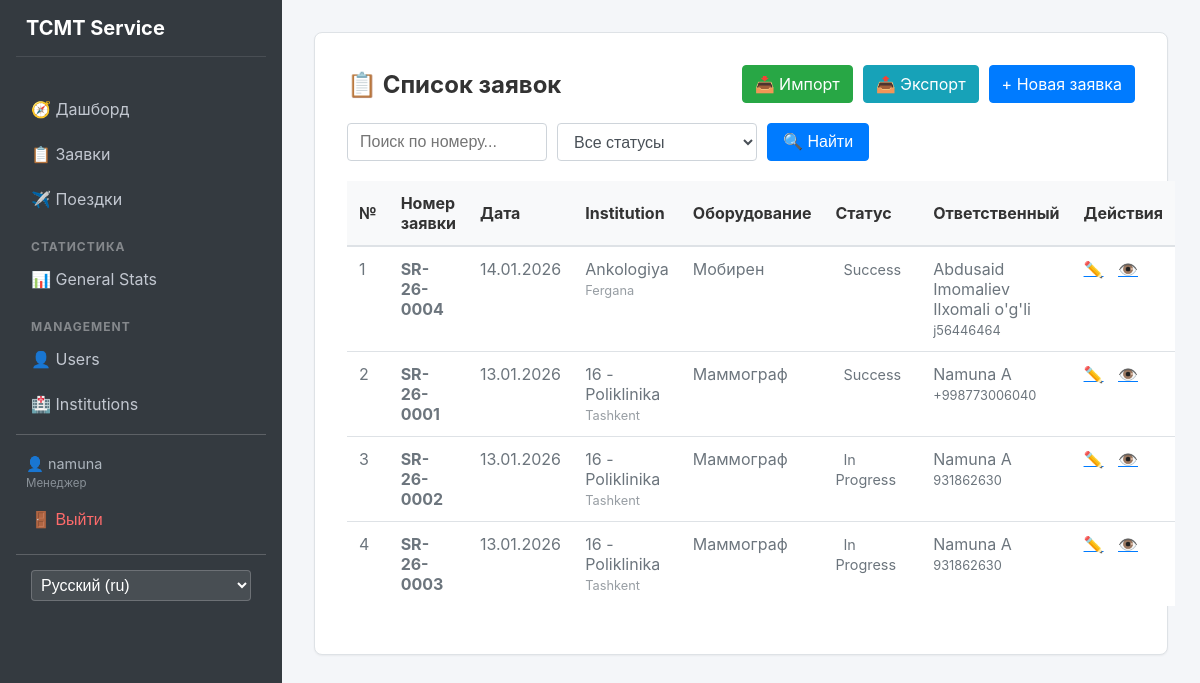
The page /requests/ (signed in) on the database as committed earlier.
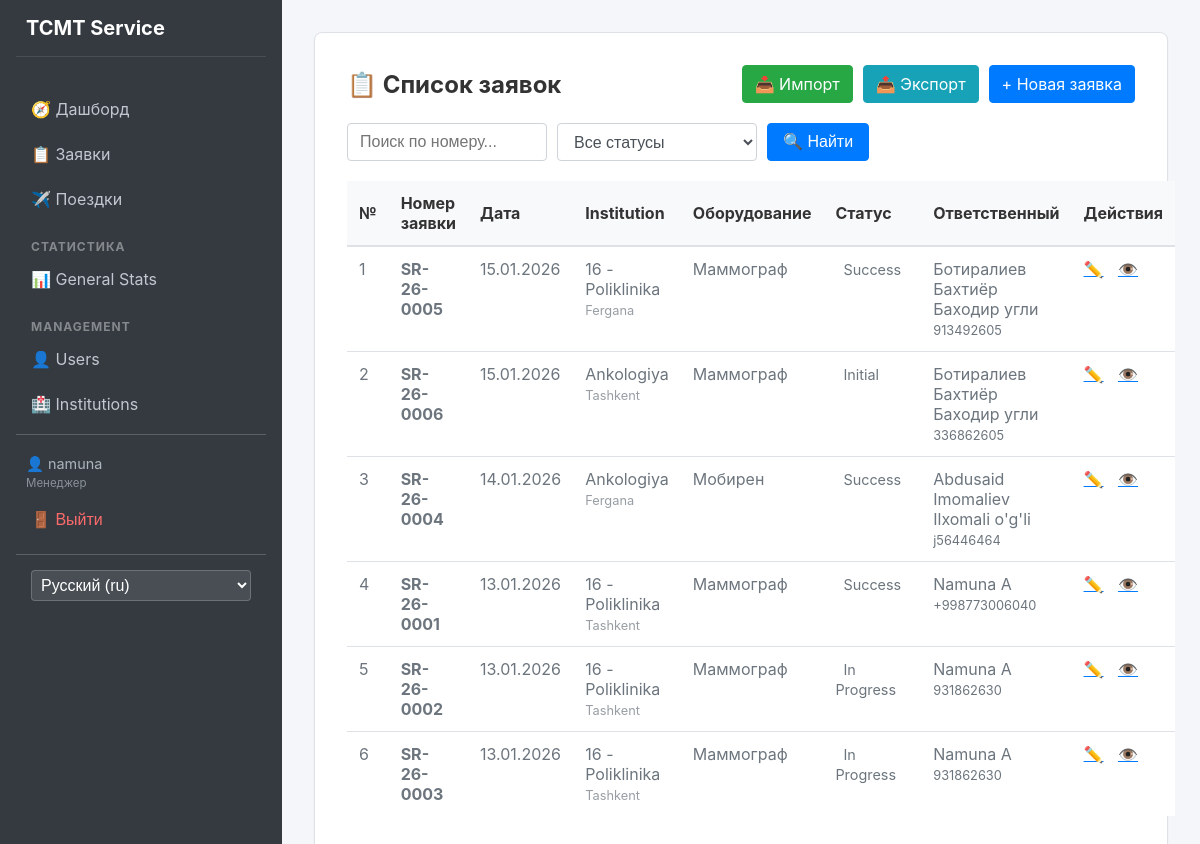
The same page on the database as committed later.
### apps/users/models.py (models this page shows, shortened)
class User(AbstractUser):
    class Role(models.TextChoices):
        ADMIN = 'admin', 'Администратор'
        MANAGER = 'manager', 'Менеджер'
        USER = 'user', 'Пользователь'
    full_name = models.CharField(max_length=255)
    passport = models.CharField(max_length=20)
    role = models.CharField(
        max_length=20,
        choices=Role.choices,
        default=Role.USER
    )

### apps/requests/models.py (models this page shows, shortened)
class Request(models.Model):
    created_at = models.DateField(default=datetime.date.today)
    responsible = models.ForeignKey(
        settings.AUTH_USER_MODEL,
        on_delete=models.SET_NULL,
        null=True,
        related_name='requests'
    )
    region = models.ForeignKey(Region, on_delete=models.PROTECT)
    institution = models.ForeignKey(Institution, on_delete=models.PROTECT)
    description = models.TextField()
    contact_phone = models.CharField(max_length=20)
    request_number = models.CharField(
        max_length=20,
        unique=True,
        editable=False
    )
    equipment_type = models.ForeignKey(EquipmentType, on_delete=models.PROTECT)
    status = models.ForeignKey(Status, on_delete=models.PROTECT)

### apps/core/models.py (models this page shows, shortened)
class Institution(models.Model):
    name = models.CharField(max_length=255)
    region = models.ForeignKey(Region, on_delete=models.CASCADE)

class Region(models.Model):
    name = models.CharField(max_length=100)

class EquipmentType(models.Model):
    name = models.CharField(max_length=255)

class Status(models.Model):
    name = models.CharField(max_length=100)

### apps/requests/views.py (the view)
# urls.py: path('', views.RequestListView.as_view(), name='list'),
class RequestListView(LoginRequiredMixin, ListView):
    model = Request
    template_name = 'requests/list.html'
    context_object_name = 'requests'
    ordering = ['-created_at']
    def get_queryset(self):
        queryset = super().get_queryset()
        if self.request.user.role == User.Role.USER:
            queryset = queryset.filter(responsible=self.request.user).exclude(status__name__in=CLOSED_STATUSES)
        q = self.request.GET.get('q')
        status_id = self.request.GET.get('status')
        if q:
            queryset = queryset.filter(
                Q(request_number__icontains=q) |
                Q(description__icontains=q) |
                Q(responsible__full_name__icontains=q)
            )
        if status_id and status_id.isdigit():
            queryset = queryset.filter(status_id=int(status_id))
        return queryset
    def get_context_data(self, **kwargs):
        context = super().get_context_data(**kwargs)
        status = self.request.GET.get('status')
        context['selected_status'] = int(status) if status and status.isdigit() else None
        context['statuses'] = Status.objects.all()
        context['closed_statuses'] = CLOSED_STATUSES
        return context

### templates/requests/list.html (shortened to what this page needs)
{% extends 'base.html' %}
{% load i18n %}
{% block content %}
<div class="glass-container">
    <div style="display: flex; justify-content: space-between; align-items: center; margin-bottom: 20px;">
        <h2 style="color: white; margin: 0;">📋 {% trans "Requests List" %}</h2>
        {% if user.role != 'user' %}
        <div style="display: flex; gap: 10px;">
            <a href="{% url 'requests:import' %}" class="btn-primary"
                style="text-decoration: none; background-color: #28a745; border-color: #28a745;">
                📥 {% trans "Import" %}
            </a>
            <a href="{% url 'requests:export' %}" class="btn-primary"
                style="text-decoration: none; background-color: #17a2b8; border-color: #17a2b8;">
                📤 {% trans "Export" %}
            </a>
            <a href="{% url 'requests:create' %}" class="btn-primary" style="text-decoration: none;">
                + {% trans "New Request" %}
            </a>
        </div>
        {% endif %}
    </div>
    <form method="get" style="margin-bottom: 20px; display: flex; gap: 10px;">
        <input type="text" name="q" placeholder="{% trans 'Search by number...' %}"
            value="{{ request.GET.q|default:'' }}" style="width: 200px; margin: 0;">
        <select name="status" style="width: 200px; margin: 0;" onchange="this.form.submit()">
            <option value="">{% trans "All Statuses" %}</option>
        </select>
        <button type="submit" class="btn-primary" style="padding: 5px 15px;">🔍 {% trans "Search" %}</button>
    </form>
    <table>
        <thead>
            <tr>
                <th>№</th>
                <th>{% trans "Request Number" %}</th>
                <th>{% trans "Date" %}</th>
                <th>{% trans "Institution" %}</th>
                <th>{% trans "Equipment" %}</th>
                <th>{% trans "Status" %}</th>
                <th>{% trans "Responsible" %}</th>
                <th>{% trans "Actions" %}</th>
            </tr>
        </thead>
        <tbody>
            {% for req in requests %}
            <tr>
                <td>{{ forloop.counter }}</td>
                <td><strong>{{ req.request_number }}</strong></td>
                <td>{{ req.created_at|date:"d.m.Y" }}</td>
                <td>
                    {{ req.institution.name }}<br>
                    <span style="font-size: 0.8em; opacity: 0.7;">
                        {{ req.region.name }}
                    </span>
                </td>
                <td>{{ req.equipment_type.name }}</td>
                <td>
                    <span style="padding: 4px 8px; border-radius: 4px;
                                 background: rgba(255,255,255,0.3); font-size: 0.9em;">
                        {{ req.status.name }}
                    </span>
                </td>
                <td>
                    {{ req.responsible.full_name }}<br>
                    <span style="font-size: 0.8em;">
                        {{ req.contact_phone }}
                    </span>
                </td>
                <td>
                    {% if user.role == 'user' and req.status.name in closed_statuses %}
                    <span style="opacity: 0.3; margin-right: 10px;">🔒</span>
                    {% else %}
                    <a href="{% url 'requests:update' req.pk %}" style="color: white; margin-right: 10px;">✏️</a>
                    {% endif %}
                    <a href="{% url 'requests:detail' req.pk %}" style="color: white;">👁️</a>
                </td>
            </tr>
            {% empty %}
            <tr>
                <td colspan="8" style="text-align: center; padding: 20px;">
                    {% trans "No requests yet" %}
                </td>
            </tr>
            {% endfor %}
        </tbody>
    </table>
</div>
{% endblock %}

### templates/base.html (shortened to what this page needs)
<!DOCTYPE html>
<html lang="ru">
<head>
    {% load static %}
    {% load i18n %}
    <link rel="stylesheet" href="{% static 'css/style.css' %}">
</head>
<body>
    <div class="app-container">
        {% if user.is_authenticated %}
        <aside class="sidebar">
            <h2 style="color: white !important; border-bottom: 1px solid rgba(255,255,255,0.1);">TCMT Service</h2>
            <nav>
                <a href="{% url 'index' %}">🧭 {% trans "Dashboard" %}</a>
                <a href="{% url 'requests:list' %}">📋 {% trans "Requests" %}</a>
                <a href="{% url 'trips:list' %}">✈️ {% trans "Trips" %}</a>
                <div class="menu-divider">{% trans "Statistics" %}</div>
                <a href="{% url 'stats' %}">📊 {% trans "General Stats" %}</a>
                {% if user.role == 'admin' or user.role == 'manager' %}
                <div class="menu-divider">{% trans "Management" %}</div>
                <a href="{% url 'users:list' %}">👤 {% trans "Users" %}</a>
                <a href="{% url 'core:institution_list' %}">🏥 {% trans "Institutions" %}</a>
                {% endif %}
                <hr style="border-color: rgba(255,255,255,0.2); margin: 10px 0;">
                <div style="padding: 10px; font-size: 0.9em; color: #adb5bd;">
                    👤 {{ user.username }} <br>
                    <span style="font-size: 0.8em; opacity: 0.7;">{{ user.get_role_display }}</span>
                </div>
                <form action="{% url 'users:logout' %}" method="post" style="padding: 0; margin: 0;">
                    <button type="submit"
                        style="background: none; border: none; color: #ff6b6b; cursor: pointer; padding: 10px 15px; width: 100%; text-align: left; font-size: 1rem;">🚪
                        {% trans "Logout" %}</button>
                </form>
                <hr style="border-color: rgba(255,255,255,0.2); margin: 15px 0;">
                <form action="{% url 'set_language' %}" method="post" style="padding: 0 15px;">
                    <select name="language" onchange="this.form.submit()"
                        style="width: 100%; padding: 5px; background: rgba(255,255,255,0.1); color: white; border: 1px solid rgba(255,255,255,0.2); border-radius: 4px;">
                        {% get_current_language as LANGUAGE_CODE %}
                        {% get_available_languages as LANGUAGES %}
                        {% get_language_info_list for LANGUAGES as languages %}
                        {% for language in languages %}
                        <option value="{{ language.code }}" {% if language.code == LANGUAGE_CODE %} selected{% endif %}>
                            {{ language.name_local }} ({{ language.code }})
                        </option>
                        {% endfor %}
                    </select>
                </form>
            </nav>
        </aside>
        {% endif %}
        <main class="main-content">
            {% block content %}
            {% endblock %}
        </main>
    </div>
</body>
</html>

### static/css/style.css (style rules this page uses)
:root { --bg-body: #f4f6f9; --bg-card: #ffffff; --bg-sidebar: #343a40; --text-primary: #333333; --text-secondary: #6c757d; --text-white: #ffffff; --border-color: #dee2e6; --primary-color: #007bff; --primary-hover: #0056b3; --shadow-sm: 0 1px 2px rgba(0, 0, 0, 0.05); --shadow-md: 0 4px 6px rgba(0, 0, 0, 0.1); }
body { margin: 0; font-family: -apple-system, BlinkMacSystemFont, "Segoe UI", Roboto, "Helvetica Neue", Arial, sans-serif; background-color: var(--bg-body); color: var(--text-primary); min-height: 100vh; }
.app-container { display: flex; min-height: 100vh; }
.sidebar { width: 250px; background-color: var(--bg-sidebar); color: var(--text-white); display: flex; flex-direction: column; padding: 1rem; }
.sidebar h2 { font-size: 1.25rem; margin-bottom: 2rem; padding-left: 10px; border-bottom: 1px solid rgba(255, 255, 255, 0.1); padding-bottom: 1rem; }
.sidebar nav a { display: block; color: #c2c7d0; text-decoration: none; padding: 10px 15px; margin-bottom: 5px; border-radius: 4px; transition: all 0.2s; }
.menu-divider { padding: 15px 15px 5px; font-size: 0.75rem; text-transform: uppercase; letter-spacing: 1px; color: rgba(255, 255, 255, 0.4); font-weight: bold; }
.main-content { flex: 1; padding: 2rem; overflow-y: auto; }
.glass-container { background: var(--bg-card); border-radius: 8px; box-shadow: var(--shadow-sm); border: 1px solid var(--border-color); padding: 2rem; backdrop-filter: none; -webkit-backdrop-filter: none; }
input, select, textarea { width: 100%; padding: 0.375rem 0.75rem; font-size: 1rem; line-height: 1.5; color: #495057; background-color: #fff; background-clip: padding-box; border: 1px solid #ced4da; border-radius: 0.25rem; transition: border-color .15s ease-in-out, box-shadow .15s ease-in-out; box-sizing: border-box; margin-bottom: 1rem; }
button.btn-primary, .btn-primary { display: inline-block; font-weight: 400; text-align: center; vertical-align: middle; cursor: pointer; background-color: var(--primary-color); border: 1px solid var(--primary-color); padding: 0.375rem 0.75rem; font-size: 1rem; line-height: 1.5; border-radius: 0.25rem; color: #fff !important; transition: color .15s ease-in-out, background-color .15s ease-in-out; text-decoration: none; }
table { width: 100%; border-collapse: collapse; background-color: #fff; margin-bottom: 1rem; }
th { background-color: #f8f9fa; color: var(--text-primary); border-bottom: 2px solid var(--border-color); padding: 0.75rem; text-align: left; }
td { padding: 0.75rem; vertical-align: top; border-top: 1px solid var(--border-color); color: var(--text-secondary); }
table a { color: var(--primary-color) !important; }
h1, h2, h3, h4 { margin-top: 0; color: var(--text-primary) !important; }
hr { border: 0; border-top: 1px solid var(--border-color); }

Rows that differ between the two databases and show on the page:
added Request: request_number "SR-26-0005", created_at "15.01.2026", institution.name "16 - Poliklinika", region.name "Fergana", equipment_type.name "Маммограф", status.name "Success", responsible.full_name "Ботиралиев Бахтиёр Баходир угли", contact_phone "913492605"
added Request: request_number "SR-26-0006", created_at "15.01.2026", institution.name "Ankologiya", region.name "Tashkent", equipment_type.name "Маммограф", status.name "Initial", responsible.full_name "Ботиралиев Бахтиёр Баходир угли", contact_phone "336862605"
